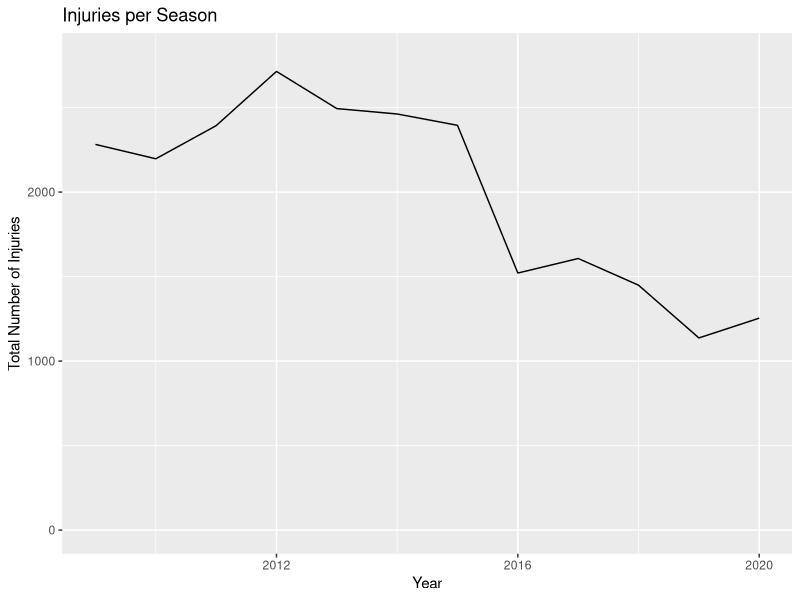
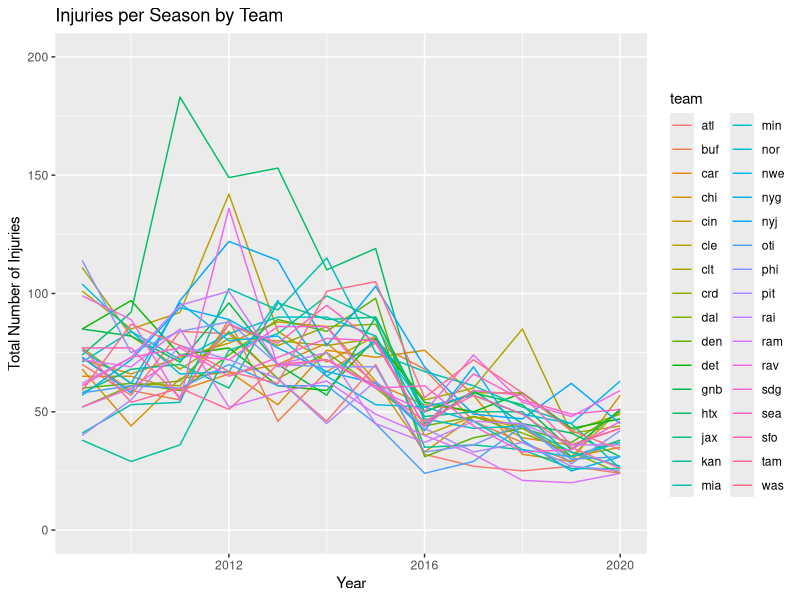
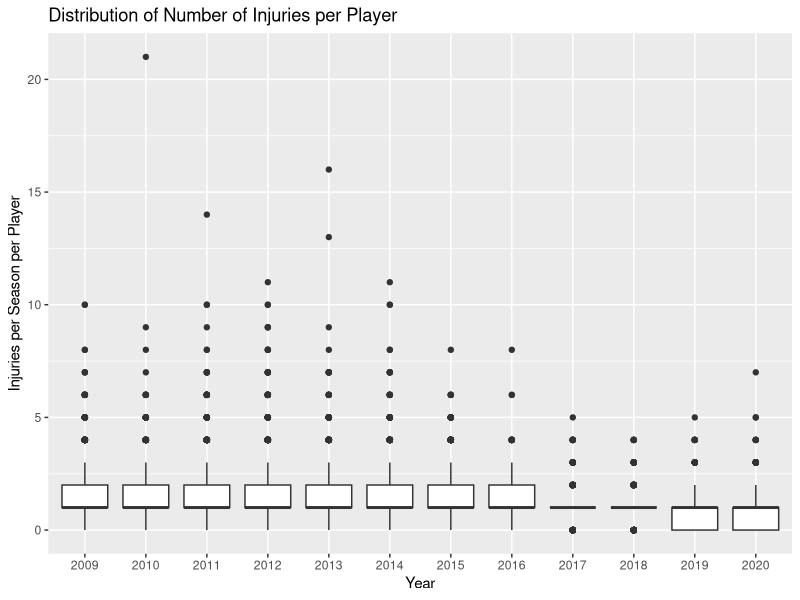
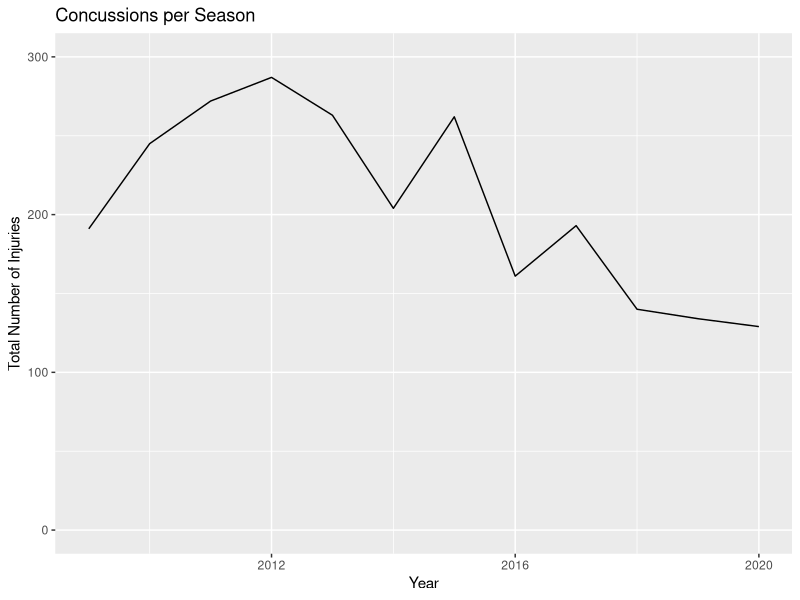
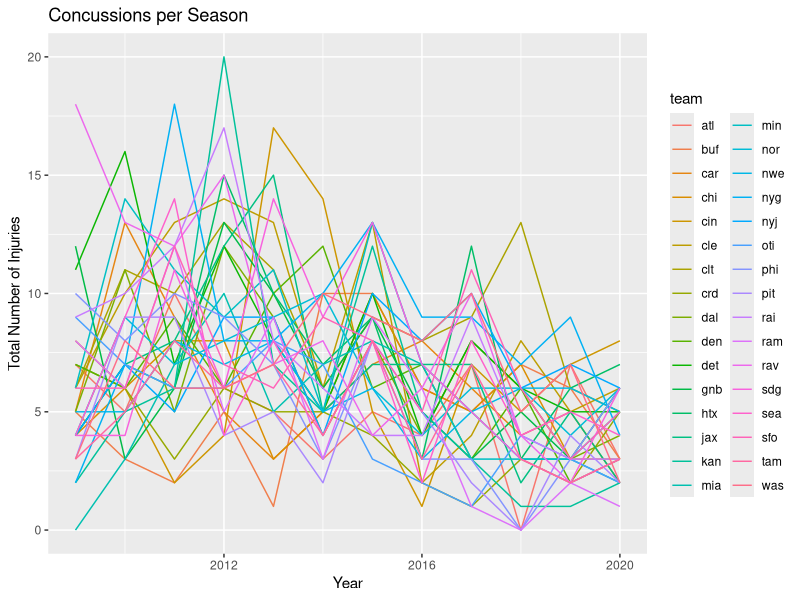
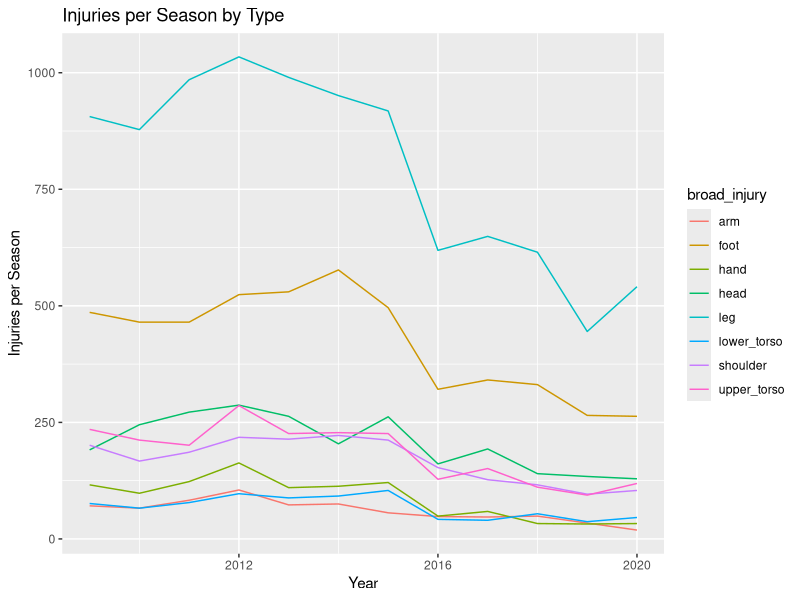
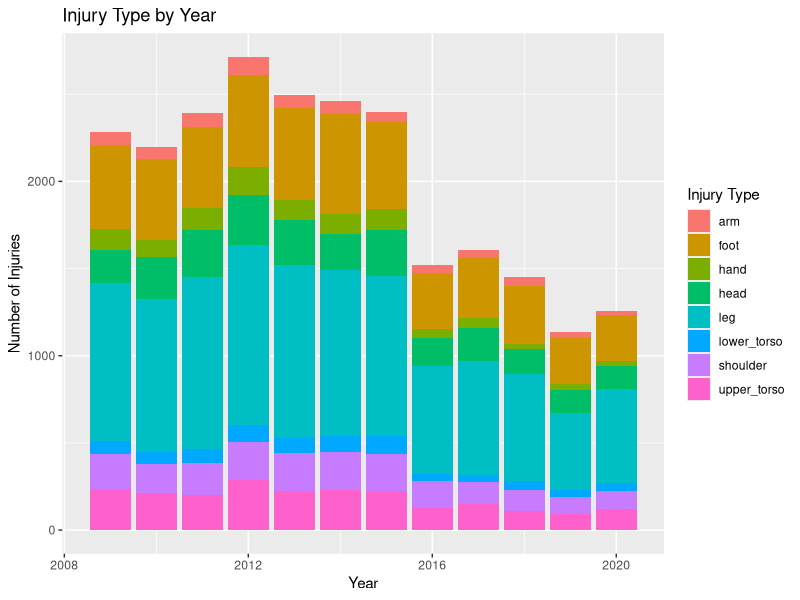
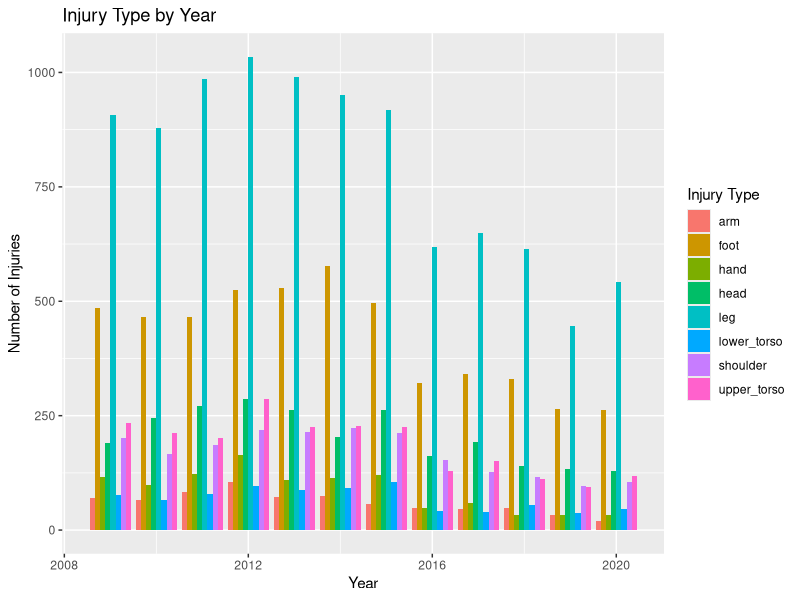

Write the R code that produced these figures, in order.
## ---- chunk 1
knitr::opts_chunk$set(echo = TRUE)
## ---- chunk 2
library(tidyverse)
library(ggplot2)
## ---- chunk 3
injuries <- read.csv("cleaneddata.csv", stringsAsFactors = FALSE)

# remove first two columns
injuries <- select(injuries, -c(X.1,X))

# add column for total injuries
injuries <- injuries %>%
  mutate(all_injuries = rowSums(injuries[,27:34]))

# filter out 2021 (partial data)
injuries <- injuries %>% filter(year != 2021)
## ---- chunk 4
year_games <- injuries %>%
  distinct(year, games_in_season)

## ---- chunk 5
time_series <- injuries %>%
  group_by(year) %>%
  summarize(all_injuries = sum(all_injuries))

time_series %>%
  ggplot(aes(x = year, y = all_injuries)) +
  geom_line() +
  ggtitle("Injuries per Season") +
  xlab("Year") +
  ylab("Total Number of Injuries") +
  ylim(0, 2800)
## ---- chunk 6
time_series_teams <- injuries %>%
  group_by(year, team) %>%
  summarize(all_injuries = sum(all_injuries))

time_series_teams %>%
  ggplot(aes(x = year, y = all_injuries, color = team)) +
  geom_line() +
  ggtitle("Injuries per Season by Team") +
  xlab("Year") +
  ylab("Total Number of Injuries") +
  ylim(0, 200)
## ---- chunk 7
injuries %>%
  ggplot(aes(x = as.factor(year), y = all_injuries)) +
  geom_boxplot() +
  ggtitle("Distribution of Number of Injuries per Player") +
  xlab("Year") +
  ylab("Injuries per Season per Player")
## ---- chunk 8
concussions <- injuries %>%
  group_by(year) %>%
  summarize(head = sum(head))


concussions %>%
  ggplot(aes(x = year, y = head)) +
  geom_line() +
  ggtitle("Concussions per Season") +
  xlab("Year") +
  ylab("Total Number of Injuries") +
  ylim(0, 300)
## ---- chunk 9
concussions_team <- injuries %>%
  group_by(year, team) %>%
  summarize(head = sum(head))


concussions_team %>%
  ggplot(aes(x = year, y = head, color = team)) +
  geom_line() +
  ggtitle("Concussions per Season") +
  xlab("Year") +
  ylab("Total Number of Injuries") +
  ylim(0, 20)
## ---- chunk 10
gathered <- injuries %>%
  gather(key = broad_injury, value = broad_count, 27:34)

gathered <- gathered %>%
  group_by(year, broad_injury) %>%
  summarise(broad_count = sum(broad_count))

gathered %>%
  ggplot(aes(x = year, y = broad_count, color = broad_injury)) +
  geom_line() +
  ggtitle("Injuries per Season by Type") +
  xlab("Year") +
  ylab("Injuries per Season")
## ---- chunk 11
gathered %>%
  ggplot(aes(x = year, y = broad_count, fill = broad_injury)) +
  geom_bar(stat = "identity") + 
  ggtitle("Injury Type by Year") +
  xlab("Year") +
  ylab("Number of Injuries") +
  labs(fill = "Injury Type") +
  scale_color_hue(labels = c("Arm", "Foot", "Hand", "Head", "Leg", "Lower Torso", 
                                "Shoulder", "Upper Torso"))

gathered %>%
  ggplot(aes(x = year, y = broad_count, fill = broad_injury)) +
  geom_bar(stat = "identity", position = "dodge") + 
  ggtitle("Injury Type by Year") +
  xlab("Year") +
  ylab("Number of Injuries") +
  labs(fill = "Injury Type") +
  scale_color_hue(labels = c("Arm", "Foot", "Hand", "Head", "Leg", "Lower Torso", 
                                "Shoulder", "Upper Torso"))
## ---- chunk 12
injuries %>%
  group_by(year) %>%
  summarize(players = n()) %>%
  ggplot(aes(x = year, y = players)) +
  geom_line() +
  ylim(0, 1600) +
  ggtitle("Number of Players in Dataset Each Season")

## ---- chunk 13
injuries %>%
  ggplot(aes(x = all_injuries)) + 
  geom_histogram(binwidth = 1, col = "white") +
  facet_grid(. ~ year)
## ---- chunk 14

